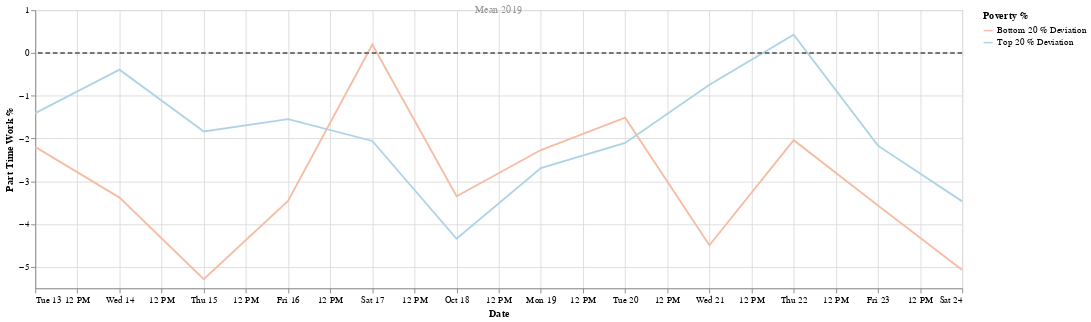

Write notebook code for a chart like this one.
### Markdown cell above
*   Oct. 14, 2020: LA County Sees Rise In Workplace Outbreaks As Infection Rate Creeps Upward

### Code cell
start_date = '2020-10-12'
end_date = '2020-10-24'
df3 = apply_date_filter(df,start_date,end_date)
chart = create_chart(df3)
chart

### Figure 1 — Vega-Lite specification as saved in the notebook (floating-point values rounded to 4 significant figures)
{"config": {"view": {"continuousHeight": 300, "continuousWidth": 400}, "range": {"category": {"scheme": "redblue"}}}, "layer": [{"data": {"name": "data-d563e5a20406384b9c20bd5de208916d"}, "mark": "line", "encoding": {"color": {"type": "nominal", "field": "Poverty %"}, "x": {"type": "temporal", "field": "date", "title": "Date"}, "y": {"type": "quantitative", "field": "part_time_value", "title": "Part Time Work %"}}, "transform": [{"fold": ["Bottom 20 % Deviation", "Top 20 % Deviation"], "as": ["Poverty %", "part_time_value"]}], "width": 1000}, {"data": {"name": "data-7f3a6b86ed460c4e648f2393735a11f6"}, "mark": {"type": "rule", "color": "#757575", "size": 2, "strokeDash": [5, 3]}, "encoding": {"size": {"value": 2}, "y": {"type": "quantitative", "field": "Mean 2019"}}}, {"data": {"name": "data-d764767e7dd3b10b2c76c1355ce10ef3"}, "mark": {"type": "text", "angle": 0, "text": "Mean 2019"}, "encoding": {"opacity": {"value": 0.4}, "y": {"type": "quantitative", "field": "y"}}}], "$schema": "https://vega.github.io/schema/vega-lite/v4.8.1.json", "datasets": {"data-d563e5a20406384b9c20bd5de208916d": [{"date": "2020-10-18T00:00:00+00:00", "Top 20 %": 5.263, "Bottom 20 %": 6.255, "Top 20 % Deviation": -4.342, "Bottom 20 % Deviation": -3.35}, {"date": "2020-10-24T00:00:00+00:00", "Top 20 %": 6.136, "Bottom 20 %": 4.534, "Top 20 % Deviation": -3.469, "Bottom 20 % Deviation": -5.07}, {"date": "2020-10-20T00:00:00+00:00", "Top 20 %": 7.502, "Bottom 20 %": 8.092, "Top 20 % Deviation": -2.102, "Bottom 20 % Deviation": -1.513}, {"date": "2020-10-21T00:00:00+00:00", "Top 20 %": 8.861, "Bottom 20 %": 5.11, "Top 20 % Deviation": -0.7436, "Bottom 20 % Deviation": -4.495}, {"date": "2020-10-15T00:00:00+00:00", "Top 20 %": 7.77, "Bottom 20 %": 4.315, "Top 20 % Deviation": -1.835, "Bottom 20 % Deviation": -5.289}, {"date": "2020-10-17T00:00:00+00:00", "Top 20 %": 7.548, "Bottom 20 %": 9.802, "Top 20 % Deviation": -2.057, "Bottom 20 % Deviation": 0.1974}, {"date": "2020-10-16T00:00:00+00:00", "Top 20 %": 8.06, "Bottom 20 %": 6.148, "Top 20 % Deviation": -1.545, "Bottom 20 % Deviation": -3.457}, {"date": "2020-10-19T00:00:00+00:00", "Top 20 %": 6.916, "Bottom 20 %": 7.336, "Top 20 % Deviation": -2.688, "Bottom 20 % Deviation": -2.268}, {"date": "2020-10-13T00:00:00+00:00", "Top 20 %": 8.198, "Bottom 20 %": 7.41, "Top 20 % Deviation": -1.407, "Bottom 20 % Deviation": -2.195}, {"date": "2020-10-14T00:00:00+00:00", "Top 20 %": 9.216, "Bottom 20 %": 6.225, "Top 20 % Deviation": -0.3892, "Bottom 20 % Deviation": -3.38}, {"date": "2020-10-22T00:00:00+00:00", "Top 20 %": 10.03, "Bottom 20 %": 7.567, "Top 20 % Deviation": 0.4293, "Bottom 20 % Deviation": -2.038}, {"date": "2020-10-23T00:00:00+00:00", "Top 20 %": 7.439, "Bottom 20 %": 6.041, "Top 20 % Deviation": -2.166, "Bottom 20 % Deviation": -3.564}], "data-7f3a6b86ed460c4e648f2393735a11f6": [{"Mean 2019": 0}], "data-d764767e7dd3b10b2c76c1355ce10ef3": [{"y": 1}]}}
